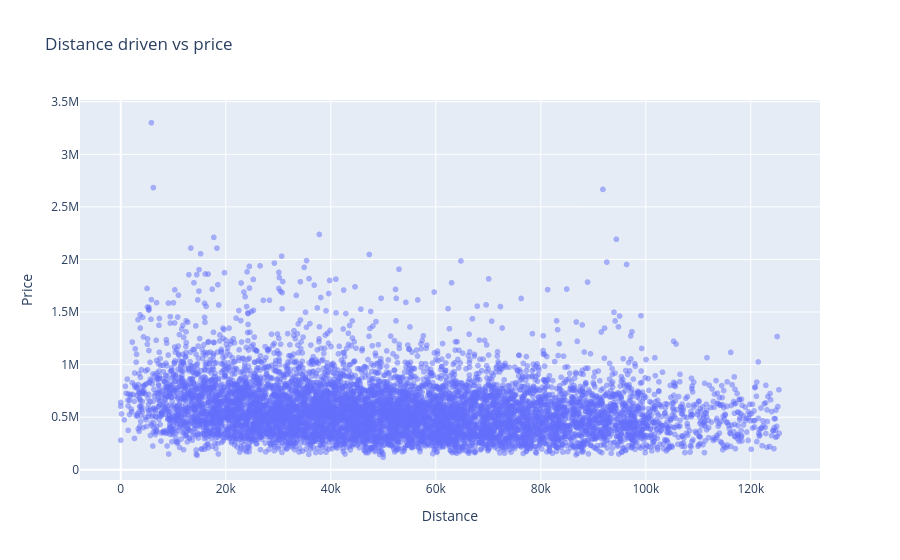

Notebook code for this chart:
### Code cell
# Sample data
x = df['Distance']
y = df['Price']

# Create a scatter plot with Plotly
fig = px.scatter(df, x='Distance', y='Price', opacity=0.5, title='Distance driven vs price')

# Show the plot
fig.show()

### Figure 1 — Plotly figure (JSON) as saved in the notebook; plotly's stock layout.template omitted (floating-point values rounded to 4 significant figures; data arrays with more than 128 entries replaced by an {"elided": "..."} marker saying what was removed)
{"data": [{"hovertemplate": "Distance=%{x}<br>Price=%{y}<extra></extra>", "legendgroup": "", "marker": {"color": "#636efa", "opacity": 0.5, "symbol": "circle"}, "mode": "markers", "name": "", "showlegend": false, "type": "scattergl", "x": {"elided": "8011 int values"}, "xaxis": "x", "y": {"elided": "8011 int values"}, "yaxis": "y"}], "layout": {"legend": {"tracegroupgap": 0}, "title": {"text": "Distance driven vs price"}, "xaxis": {"anchor": "y", "domain": [0, 1], "title": {"text": "Distance"}}, "yaxis": {"anchor": "x", "domain": [0, 1], "title": {"text": "Price"}}}}
